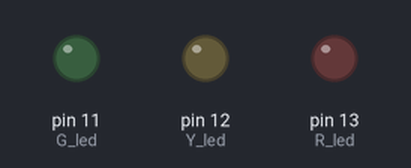
A sketch run on a simulated Arduino Uno, built with avr-gcc and run on an emulated ATmega328P. Shown: output pins drawn as LEDs (lit = HIGH). What the sketch prints to the serial monitor is not drawn.

Above: at 0.5 s.
At 3.5 s:
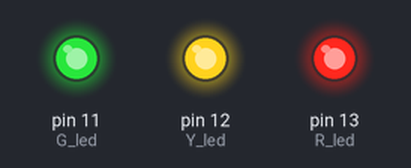
Timing chart, 0 to 4.6 s (numbered marks = the images above):
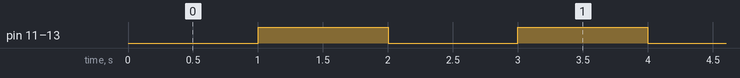

Measured:
- by itself, pin 11 (G_led), pin 12 (Y_led), pin 13 (R_led): alternates HIGH for 1.0 s and LOW for 1.0 s

The sketch:

_every_second_-_each_color_of_light_is_controlled_separately.ino
```cpp
// DOC:       https://lolikitty.pixnet.net/blog/post/168715383
//            http://yehnan.blogspot.com/2012/03/arduino.html
// DOWNLOAD:  https://github.com/JChristensen/Timer#installation
#include <Timer.h>

Timer t ;// setup one sec timer event

int hour=23;
int min=59;
int sec=50;
const int R_led=13;
const int Y_led=12;
const int G_led=11;
bool bR=false;
bool bY=false;
bool bG=false;

void setup()
{
  pinMode(R_led,OUTPUT);
  pinMode(Y_led,OUTPUT);
  pinMode(G_led,OUTPUT);
  digitalWrite(R_led, false);
  digitalWrite(Y_led, false);
  digitalWrite(G_led, false);

  Serial.begin(9600);

  t.every(1000, RedHandler);     // Clock System updated in once per 1000 microseconds  //TimerHandler函式
  t.every(1000, YellowHandler);
  t.every(1000, GreenHandler);

  Serial.println("Press now, then go");
}

void loop()
{
  t.update();  // ****** THIS IS VERY IMPORT LINE, check timer event ******
  t.update();
  t.update();
}

void RedHandler() //-- update per microsec --
{
  //Serial.println("This is a main program");
  bR= !bR;
  digitalWrite(R_led, bR);
}

void YellowHandler() //-- update per microsec --
{
  //Serial.println("This is a main program");
  bY= !bY;
  digitalWrite(Y_led, bY);
}

void GreenHandler() //-- update per microsec --
{
  //Serial.println("This is a main program");
  bG= !bG;
  digitalWrite(G_led, bG);
}
```
